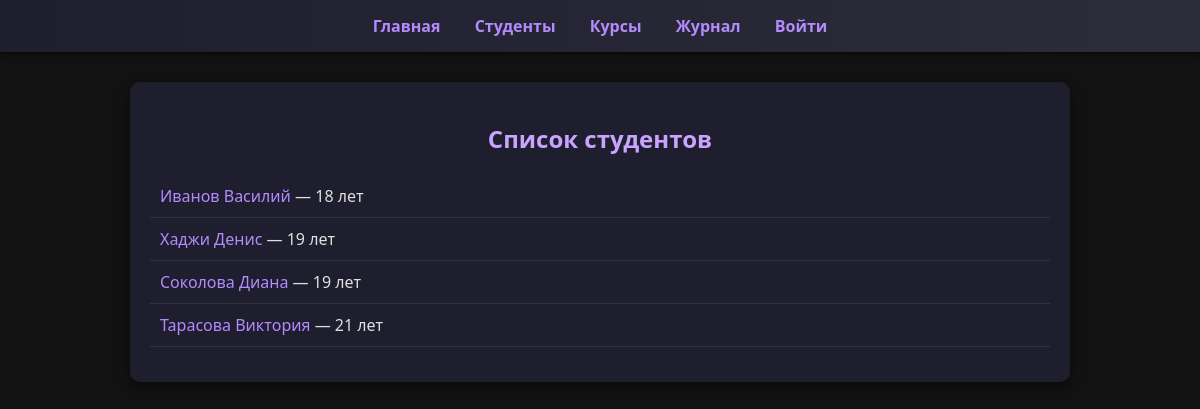
The page /students/ on the database its author committed.
### main/models.py (models this page shows, shortened)
class Student(models.Model):
    name = models.CharField(max_length=30, verbose_name="Имя")
    surname = models.CharField(max_length=30, verbose_name="Фамилия")
    age = models.SmallIntegerField(
        validators=[MinValueValidator(18), MaxValueValidator(100)],
        verbose_name="Возраст"
    )
    sex = models.CharField(
        max_length=10,
        choices=[('m', 'Мужчина'), ('f', 'Женщина')],
        verbose_name="Пол"
    )
    active = models.BooleanField(default=True, verbose_name="Активный")
    course = models.ManyToManyField("Course", blank=True, verbose_name="Курсы")

### main/views.py (the view)
# urls.py: path("students/", views.students, name="students"),
def students(request):
    return render(request, "students/students_list.html", {"students": Student.objects.all()})

### templates/students/students_list.html (shortened to what this page needs)
{% extends "base.html" %}
{% block content %}
<h2>Список студентов</h2>
<ul>
{% for s in students %}
    <li>
        <a href="{% url 'main:student_detail' s.pk %}">
            {{ s.surname }} {{ s.name }}
        </a> — {{ s.age }} лет
    </li>
{% empty %}
    <li>Нет студентов</li>
{% endfor %}
</ul>
{% endblock %}

### static/css/style.css (style rules this page uses)
body { margin: 0; font-family: 'Segoe UI', Tahoma, sans-serif; background-color: #121212; color: #e0e0e0; }
h1, h2, h3 { color: #c9a4ff; text-align: center; }
ul, table { width: 100%; padding: 0; margin: 15px 0; }
ul li { list-style: none; padding: 10px; border-bottom: 1px solid #333; transition: background 0.3s ease; }
a { color: #b38bfc; text-decoration: none; }

### rows shown on the page
Student: surname "Иванов", name "Василий", age "18"
Student: surname "Хаджи", name "Денис", age "19"
Student: surname "Соколова", name "Диана", age "19"
Student: surname "Тарасова", name "Виктория", age "21"
